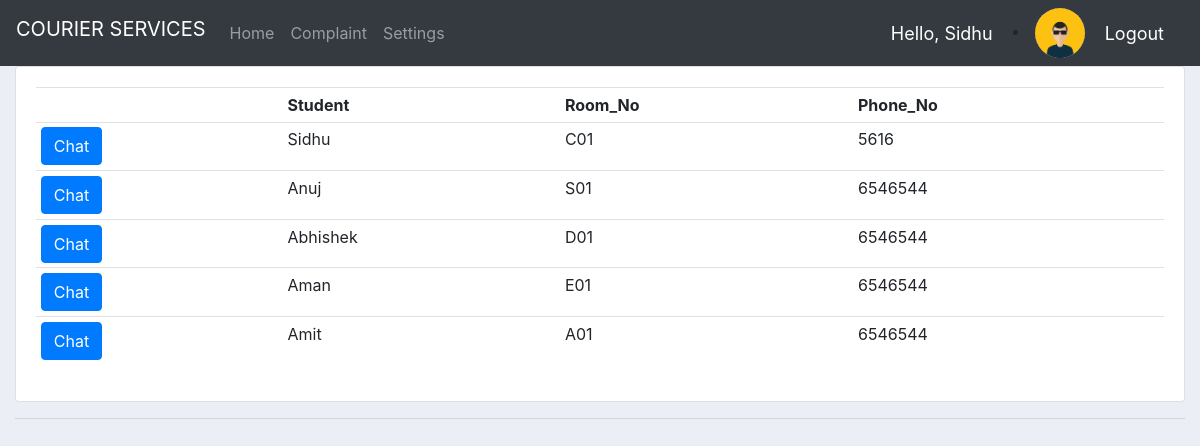
Screenshot of /admin_complaint/ (signed in) with the database file from the repository.
### courier/models.py (models this page shows, shortened)
class Student(models.Model):
    user = models.OneToOneField(User, null=True, on_delete=models.CASCADE)
    enrollment_no = models.IntegerField(null=True)
    name = models.CharField(max_length=200, null=True)
    room_no = models.CharField(max_length=10, null=True)
    phone = models.IntegerField(null=True)
    email = models.CharField(max_length=200, null=True)
    profile_pic = models.ImageField(default='default.png',null=True, blank=True)
    date_created = models.DateTimeField(auto_now_add=True, null=True)

### courier/views.py (the view)
# urls.py: path('admin_complaint/',views.comp_admin,name='admin_complaint'),
@login_required
def comp_admin(request):
    students = Student.objects.all()
    context={'students':students}
    return render(request,'courier/admin_complaint.html',context)

### courier/templates/courier/admin_complaint.html
{%  extends 'courier/main.html' %}
{% block content %}
<div class="card card-body">
			<table class="table table-sm">
				<tr>
                    <th></th>
                    <th>Student</th>
                    <th>Room_No</th>
					<th>Phone_No</th>
				</tr>
                {% for student in students %}
                    <tr>
                        <td><a class="btn btn-primary" href="{% url 'room' student.id %}" >Chat</a></td>
                    <td>{{ student.name }}</td>
                        <td>{{ student.room_no }}</td>
                    <td>{{ student.phone }}</td>
                    </tr>
                {% endfor %}
			</table>
		</div>
{% endblock %}

### courier/templates/courier/navbar.html (shortened to what this page needs)
{% load static %}
<nav class="navbar navbar-expand-lg navbar-dark bg-dark">
    <label class="navbar-brand">COURIER SERVICES</label>
  <div class="collapse navbar-collapse" id="navbarNav">
    <ul class="navbar-nav">
         {% if request.user.is_staff %}
      <li class="nav-item active">
        <a class="nav-link" href="{% url 'home' %}">Home</a>
      </li>
      <li class="nav-item">
        <a class="nav-link" href="{% url 'company' %}">Companies</a>
      </li>
        <li class="nav-item">
        <a class="nav-link" href="{% url 'register' %}">Register</a>
      </li>
             <li class="nav-item">
        <a class="nav-link" href={% url 'admin_complaint' %}>Complaint</a>
      </li>
             {% else %}
             <li class="nav-item">
        <a class="nav-link" href="{% url 'user-page' %}">Home</a>
      </li>
            <li class="nav-item">
        <a class="nav-link" href={% url 'room' request.user.student.id %}>Complaint</a>
      </li>
       <li class="nav-item">
        <a class="nav-link" href="{% url 'user_settings' %}">Settings</a>
      </li>
        {% endif %}
    </ul>
  </div>
{% if request.user.is_staff %}
    <span class="hello-msg" >Hello, {{ request.user }}</span>
    {% else %}
    <span class="hello-msg" >Hello, {{ request.user.student.name }}</span>
{% endif %}
{% if request.user.is_staff %}
    <li class="nav-item">
       <img class="img" src="{% static 'images/admin.jpeg' %}" height="50px" >
      </li>
       {% else %}
    <li class="nav-item">
       <img class="img" src="{{request.user.student.profile_pic.url}}" height="50px" >
      </li>
{% endif %}
    <span><a class="hello-msg" href="{% url 'logout' %}" >Logout</a></span>
</nav>

### static/css/main.css (style rules this page uses)
body { background-color: #ebeff5; }

### courier/templates/courier/navbar.html (style rules this page uses)
.hello-msg { font-size: 18px; color: #ffffff; margin-right: 20px; margin-left: 20px; }
.img { border-radius: 50%; }

### rows the page displays
Student: name "Sidhu", room_no "C01", phone "5616"
Student: name "Anuj", room_no "S01", phone "6546544"
Student: name "Abhishek", room_no "D01", phone "6546544"
Student: name "Aman", room_no "E01", phone "6546544"
Student: name "Amit", room_no "A01", phone "6546544"

### other values shown
{{ request.user.student.name }} "Sidhu"
